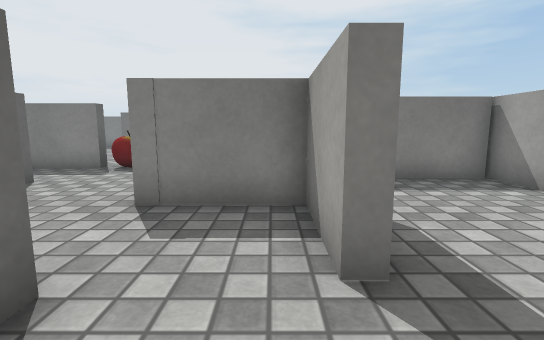
view 1 (above)

21 first-person views from a walk through a 3-D level made in the Unity game engine. The camera is 0.62 m above the floor, tilts 8° down and sees 85° across. The floor is counted in squares, 0.5 m on a side. Each view is taken from the middle of a square. On the plan, view 1 faces up. The plan holds only what a view shows up to about 13 squares ahead; the rest is blank. Some surface patterns are stand-ins.

view 2
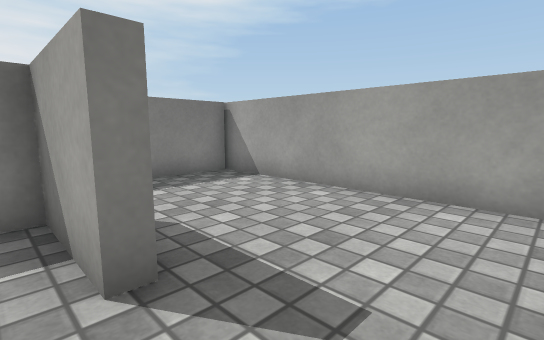

view 3
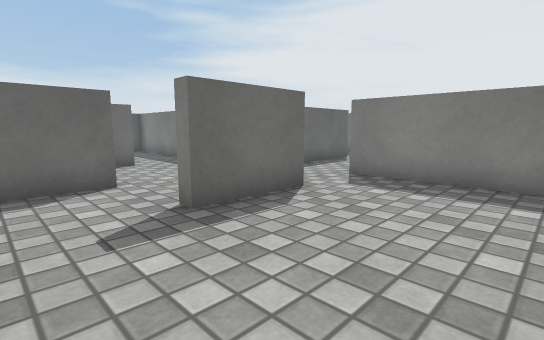

view 4
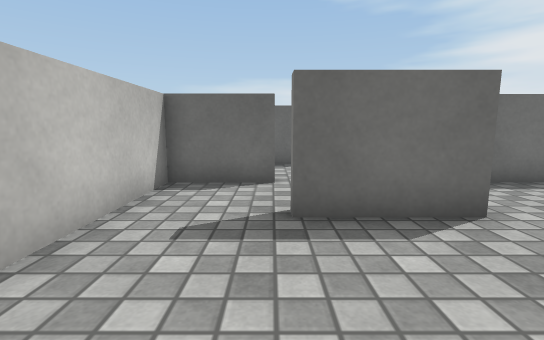

view 5
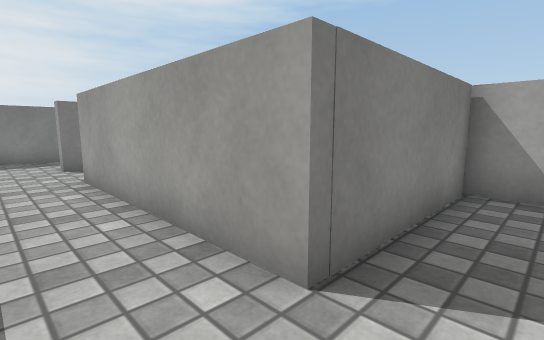

view 6
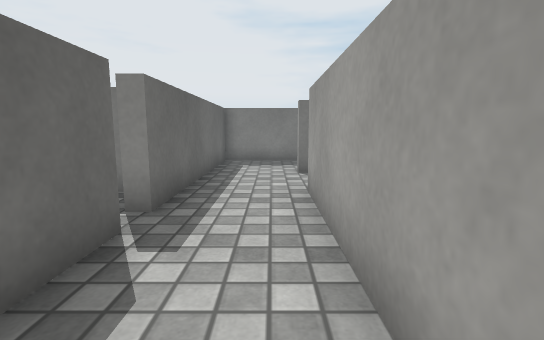

view 7
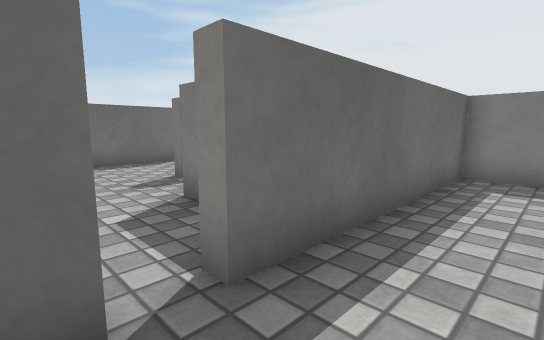

view 8
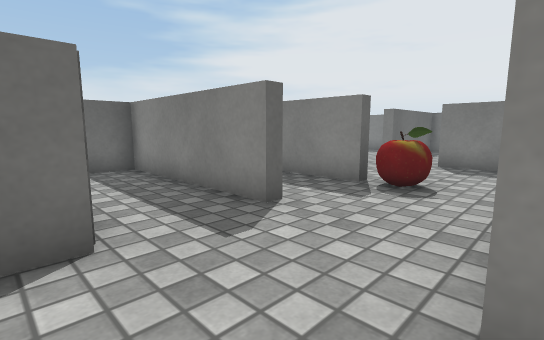

view 9
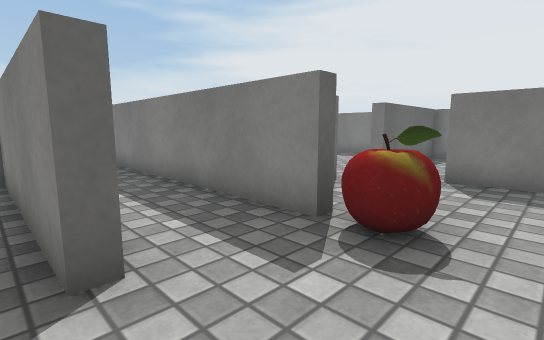

view 10
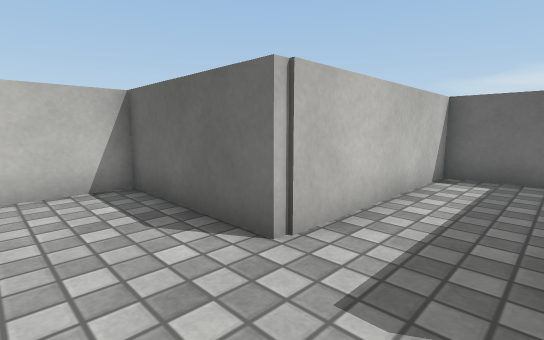

view 11
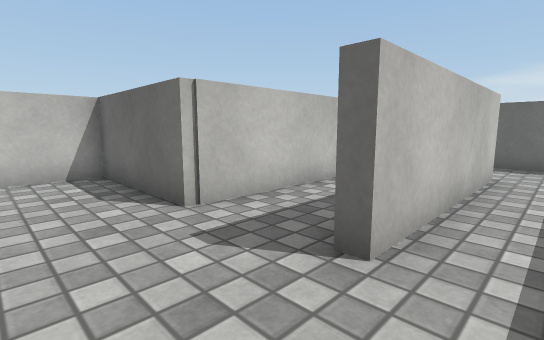

view 12
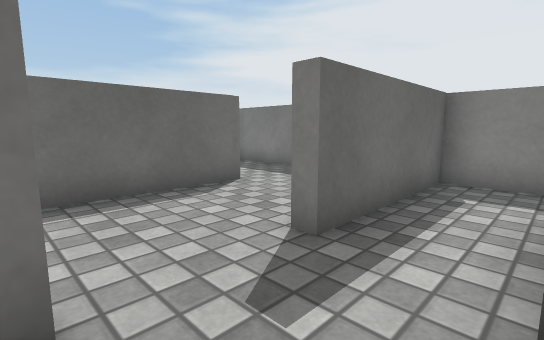

view 13
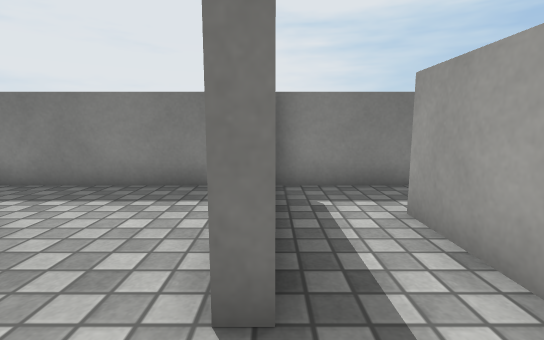

view 14
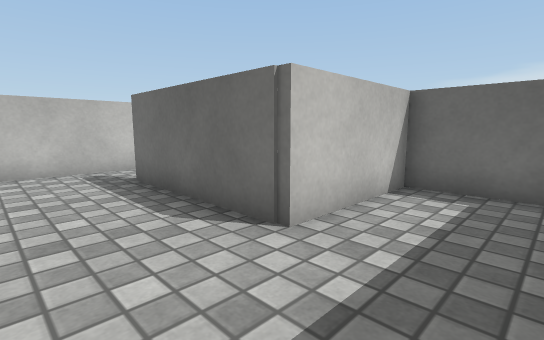

view 15
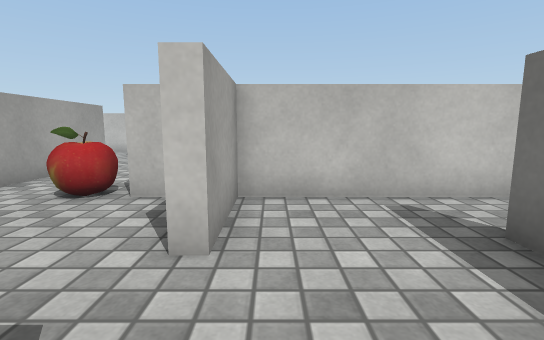

view 16
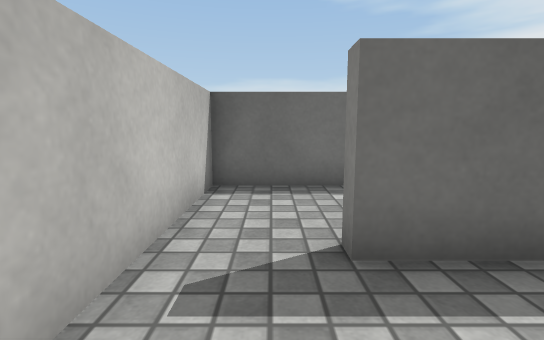

view 17
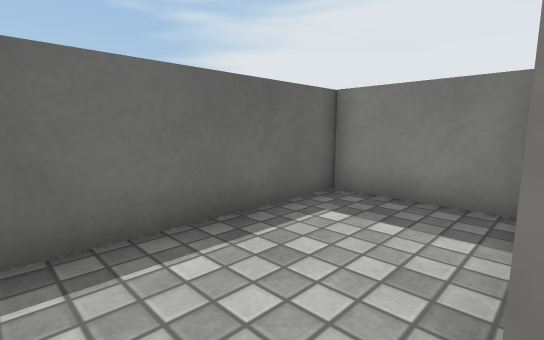

view 18
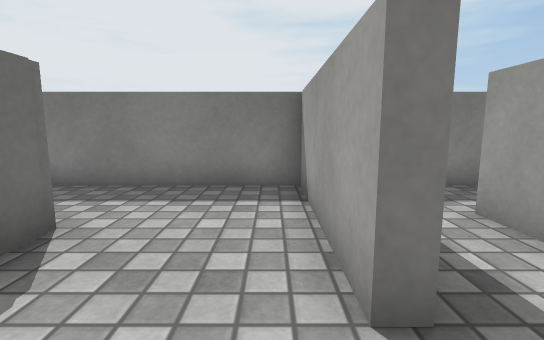

view 19
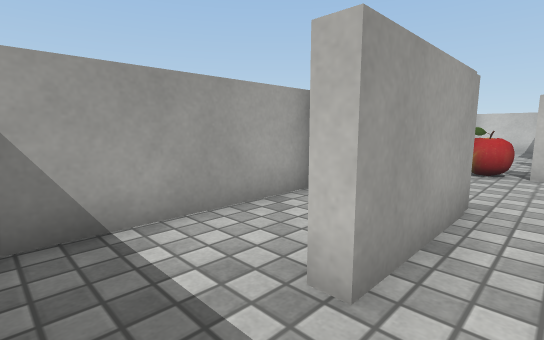

view 20
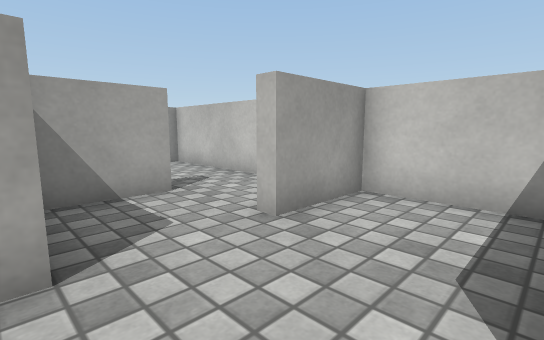

view 21
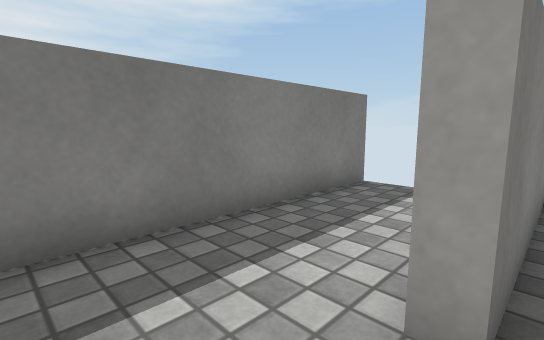

### Floor plan
Points are (right, up) in squares from view 1. A wall is a line through its corners. A room is listed if a view was taken in it or the views show most of it. See-through windows are left out.
Room 1 (views 1, 2, 3, 4, 8)
walls: (1, 5.1) (1, 2.3) (0.6, 2.3) (0.6, 4.7) (-2.2, 4.7); (-2.2, 2.1) (-1.8, 2.1) (-1.8, -0.4) (5.4, -0.4) (5.4, 7.3) (0.7, 7.3)
ways out: opening at (1, 6) to room 2; opening at (-2, 3.5) to room 3
Room 2 (views 5, 6, 7, 21)
walls: (-1.8, 11.5) (-1.8, 7); (0.7, 7.3) (0.7, 14); (0.7, 16.2) (0.7, 16.6); (-1.8, 16.5) (-1.8, 12.3)
ways out: opening at (1, 6) to room 1; gap at (-2, 12) to room 3; opening at (-0.5, 16) to room 6; opening at (1, 14.5)
Room 3 (views 9, 10, 11, 12, 13, 19, 20)
walls: (-6.1, 9.7) (-5.3, 9.7) (-5.3, 9.3) (-11.6, 9.3); (-2.2, 4.7) (-2.2, 8.9); (-7.4, 12.2) (-6.9, 12.2); (-2.9, 13.7) (-5, 13.7) (-5, 17.2) (-4.5, 17.2); (-11.8, 6.8) (-5.5, 6.8) (-5.5, 6.4) (-11.3, 6.4) (-11.3, 3.8) (-5.3, 3.8) (-5.3, -0.4) (-2.2, -0.4) (-2.2, 2.1); (-4.6, 19.4) (-7, 19.4) (-7, 14.7) (-7.4, 14.7)
ways out: opening at (-2, 3.5) to room 1; gap at (-2, 12) to room 2; opening at (-7, 13.5) to room 4; opening at (-5, 18.5) to room 7; opening at (-12, 8)
objects: apple (-5, 9) to (-4, 10)
Room 4 (views 14, 15, 16, 18)
walls: (-7.4, 14.7) (-7.4, 19.4) (-14.2, 19.4); (-14.4, 18.9) (-14.4, 16.6) (-10.7, 16.6) (-10.7, 11.8); (-10.4, 9.7) (-7.4, 9.7) (-7.4, 12.2)
ways out: opening at (-7, 13.5) to room 3; opening at (-11, 11) to room 5
Room 5 (view 17)
walls: (-10.7, 11.8) (-11.1, 11.8); (-11.4, 16.2) (-14.4, 16.2) (-14.4, 9.7) (-10.4, 9.7)
ways out: opening at (-11, 11) to room 4
Room 6 (no view inside)
walls: (5.6, 19.4) (-1.8, 19.4) (-1.8, 16.5)
ways out: opening at (-0.5, 16) to room 2
Room 7 (no view inside)
walls: (-3.4, 19.4) (-4.6, 19.4); (-2.2, 14) (-2.2, 19)
ways out: opening at (-5, 18.5) to room 3

Where each view was taken, in squares from view 1:
view 1: 0 up, 0 right, facing up
view 2: 0 up, 0 right, facing up-right
view 3: 0 up, 5 right, facing up-left
view 4: 2 up, 5 right, facing left
view 5: 6 up, 1 left, facing up-right
view 6: 8 up, 0 right, facing up
view 7: 11 up, 0 right, facing up-left
view 8: 3 up, 2 left, facing up-left
view 9: 6 up, 3 left, facing up-left
view 10: 6 up, 3 left, facing down-left
view 11: 8 up, 3 left, facing down-left
view 12: 12 up, 5 left, facing up-left
view 13: 13 up, 7 left, facing up
view 14: 19 up, 8 left, facing down-left
view 15: 15 up, 8 left, facing down
view 16: 11 up, 8 left, facing left
view 17: 11 up, 11 left, facing up-left
view 18: 13 up, 8 left, facing up
view 19: 19 up, 6 left, facing down-right
view 20: 5 up, 5 left, facing down-right
view 21: 16 up, 1 left, facing up-right
